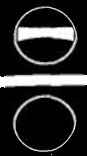
#> input picture scheme014.jpg, 87 x 156 px
$ jupyter execute wykrywanie_circle_detection.ipynb
#> lines starting #> are read from the running program, lines starting #| are printed output that depends on the picture; after the words box and inside, x2 and y2 are one past the last pixel; in counts of white or black regions, pixels touching at a corner belong together
[cell 1]
import cv2
import numpy as np
import matplotlib.pyplot as plt


image_path = 'scheme014.jpg'
image = cv2.imread(image_path)
#> image is the input picture: shape (156, 87, 3); min 0, max 255, mean 42.2


if image is None:
    raise FileNotFoundError(f"Obraz nie został znaleziony w ścieżce: {image_path}")


gray = cv2.cvtColor(image, cv2.COLOR_BGR2GRAY)


filtered = cv2.medianBlur(gray, 5)
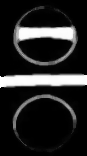
#> filtered: shape (156, 87); min 0, max 255, mean 37.6


circles = cv2.HoughCircles(filtered, cv2.HOUGH_GRADIENT, dp=1.2, minDist=50, param1=50, param2=30, minRadius=20, maxRadius=100)
#> circles = [[42.6, 36.6, 29.96], [45, 125.4, 31.52]]

if circles is not None:
    circles = np.uint16(np.around(circles))
#> circles = [[43, 37, 30], [45, 125, 32]]
    for i in circles[0, :]:

        cv2.circle(image, (i[0], i[1]), i[2], (0, 255, 0), 1)

        cv2.circle(image, (i[0], i[1]), 2, (0, 0, 255), 1)


        mask = np.zeros_like(gray)
        cv2.circle(mask, (i[0], i[1]), i[2], 255, thickness=-1)

        masked_image = cv2.bitwise_and(gray, gray, mask=mask)
        _, binary = cv2.threshold(masked_image, 127, 255, cv2.THRESH_BINARY_INV)
        contours, _ = cv2.findContours(binary, cv2.RETR_TREE, cv2.CHAIN_APPROX_SIMPLE)


        for contour in contours:
            cv2.drawContours(image, [contour], -1, (0, 255, 0), 1)
#> this loop made 2 passes
#> pass 1, `masked_image = cv2.bitwise_and(gray, gray, mask=mask)`:
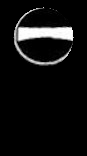
#> masked_image: shape (156, 87); min 0, max 255, mean 15.9
#> pass 1, `_, binary = cv2.threshold(masked_image, 127, 255, cv2.THRESH_BINARY_INV)`:
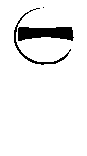
#> binary: shape (156, 87); 93.8% white; 3 black regions (1 under 20 px), largest, box (x1, y1, x2, y2) and area: (18, 27, 74, 41) 611, (14, 8, 71, 65) 232
#> pass 2, `masked_image = cv2.bitwise_and(gray, gray, mask=mask)`:
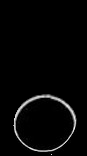
#> masked_image: shape (156, 87); min 0, max 243, mean 5.9
#> pass 2, `_, binary = cv2.threshold(masked_image, 127, 255, cv2.THRESH_BINARY_INV)`:
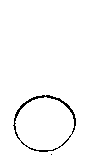
#> binary: shape (156, 87); 97.5% white; black in thin lines or dots, all inside (x1, y1, x2, y2) = (13, 95, 76, 155)
#> after the loop:
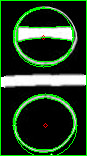
#> image: shape (156, 87, 3); 10.53% of pixels changed, all inside (x1, y1, x2, y2) = (0, 0, 87, 156)
#> after the loop:
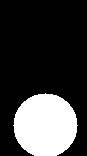
#> mask: shape (156, 87); 23.5% white; 1 white region, box (x1, y1, x2, y2) and area: (13, 93, 78, 156) 3193


plt.figure(figsize=(10, 10))
plt.title('Okrąg i wewnętrzne kontury')
plt.imshow(cv2.cvtColor(image, cv2.COLOR_BGR2RGB))
plt.axis('off')
plt.show()

$ run again, with scheme002.jpg copied over scheme014.jpg
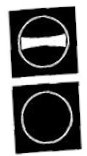
#> input picture scheme002.jpg, 87 x 156 px
#> image is the input picture: shape (156, 87, 3); min 0, max 255, mean 106.6
#> `circles = cv2.HoughCircles(filtered, cv2.HOUGH_GRADIENT, dp=1.2, minDi..`: circles = [[46.2, 115.8, 25.4], [42.6, 39, 24.92]]
#> `circles = np.uint16(np.around(circles))`: circles = [[46, 116, 25], [43, 39, 25]]
#> the loop `for i in circles[0, :]: ` made 2 passes
#> pass 1, `_, binary = cv2.threshold(masked_image, 127, 255, cv2.THRESH_BINARY_INV)`:
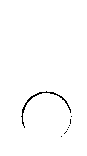
#> binary: shape (156, 87); 98.9% white; black in thin lines or dots, all inside (x1, y1, x2, y2) = (21, 91, 72, 137)
#> after the loop `for i in circles[0, :]:`:
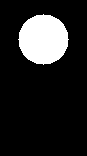
#> mask: shape (156, 87); 14.4% white; 1 white region, box (x1, y1, x2, y2) and area: (18, 14, 69, 65) 1961
